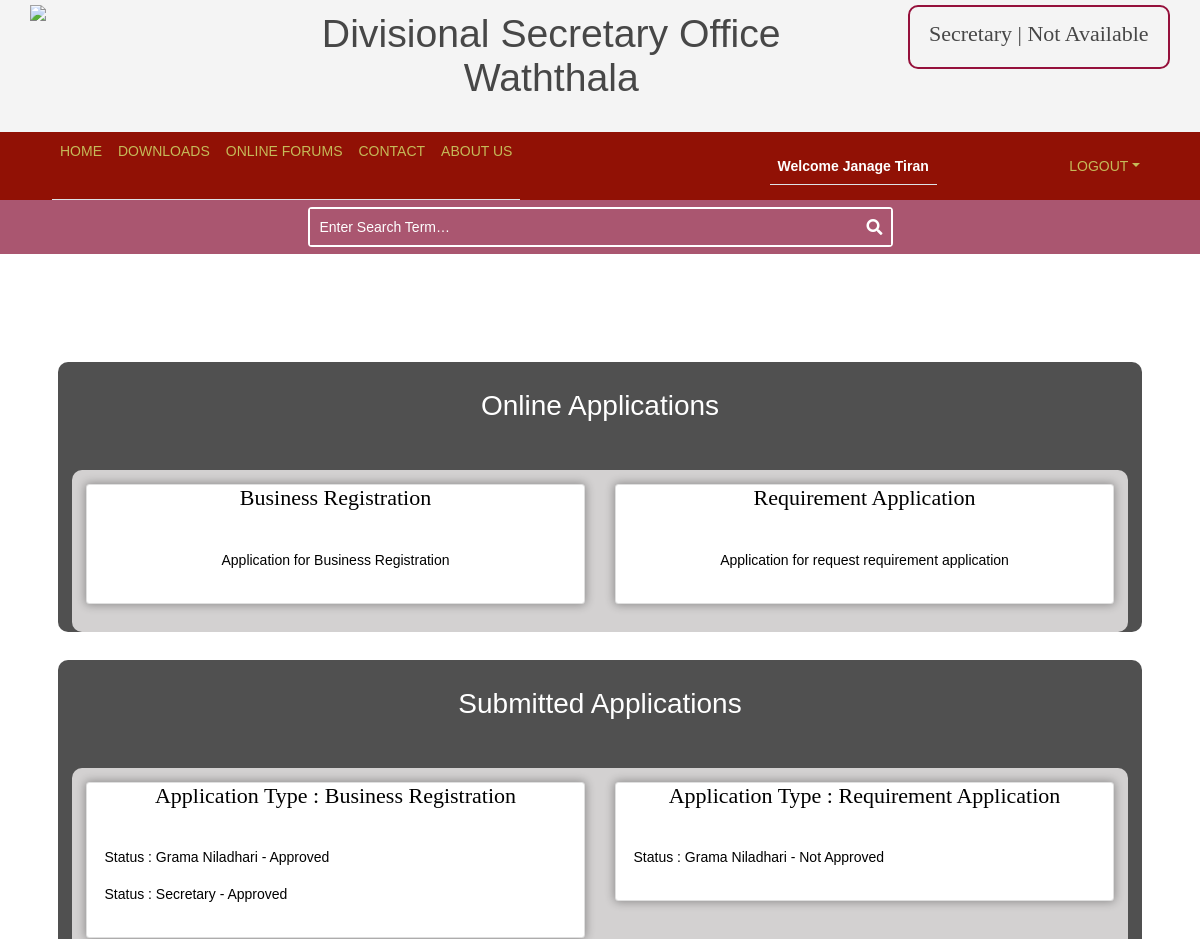
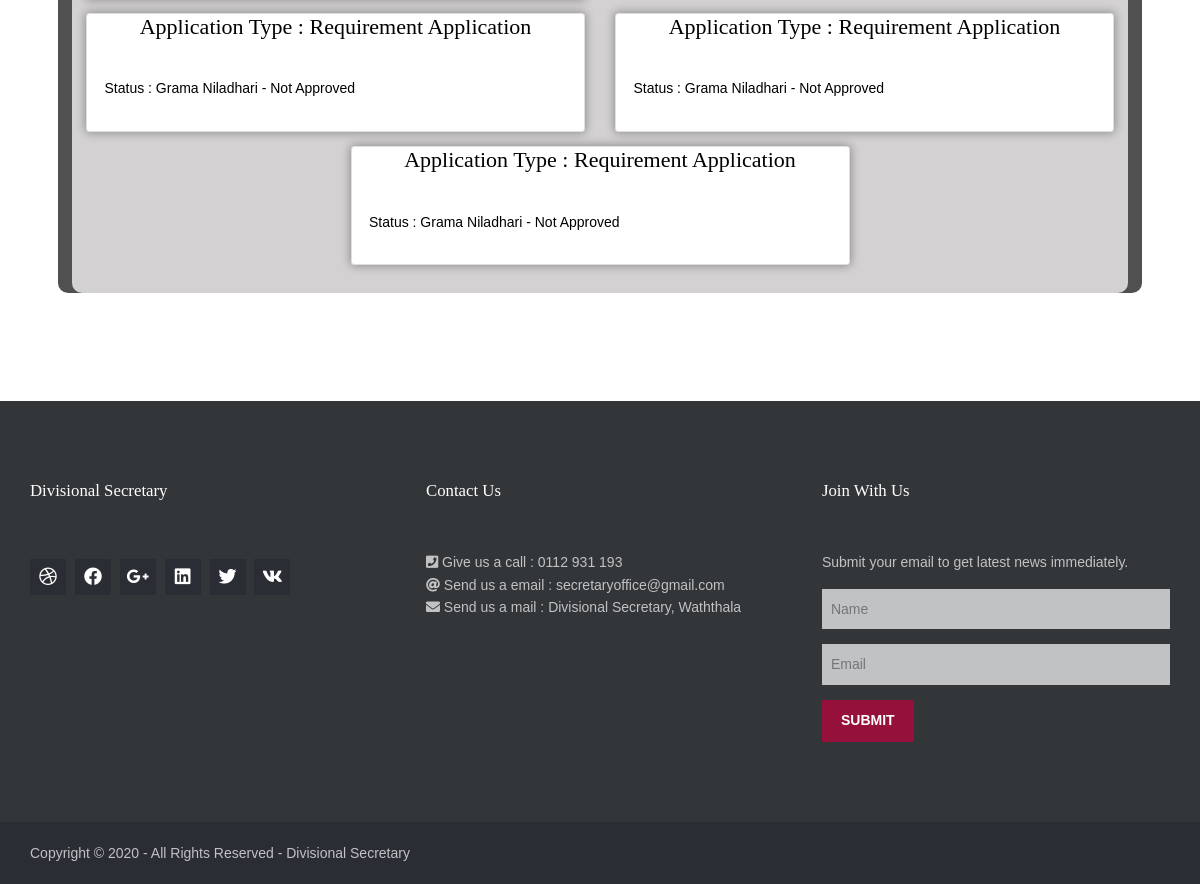
The page /online_application_home.php (signed in) on the database its author committed (2 pictures, top to bottom).
### tables this page shows
CREATE TABLE `business_registration` (
  `f_id` int(11) NOT NULL,
  `b_name` varchar(200) NOT NULL,
  `b_form` varchar(300) NOT NULL,
  `b_address` varchar(200) NOT NULL,
  `b_date` date NOT NULL,
  `b_emp_count` int(11) NOT NULL,
  `b_sub_name` varchar(200) NOT NULL DEFAULT 'No',
  `b_owner_address` varchar(300) NOT NULL,
  `b_contact` varchar(15) NOT NULL,
  `b_citizenship` varchar(200) NOT NULL,
  `b_email` varchar(200) NOT NULL,
  `b_ownership` varchar(200) NOT NULL,
  `b_grama_division` varchar(200) NOT NULL,
  `grama_niladhari_approval` int(11) DEFAULT '0',
  `secretary_approval` int(11) DEFAULT '0',
  `submitted_by` int(11) NOT NULL,
  `date` datetime NOT NULL DEFAULT CURRENT_TIMESTAMP,
  `approved_date` datetime DEFAULT NULL,
  `grama_niladhari_sign` varchar(200) DEFAULT NULL,
  `secretary_sign` varchar(200) DEFAULT NULL
);

CREATE TABLE `requirement_application` (
  `f_id` int(11) NOT NULL,
  `full_name` varchar(200) NOT NULL,
  `division` varchar(200) NOT NULL,
  `address` varchar(200) NOT NULL,
  `contact` varchar(15) NOT NULL,
  `email` varchar(200) NOT NULL,
  `requirement` varchar(500) NOT NULL,
  `nic` varchar(20) NOT NULL,
  `gender` varchar(20) NOT NULL,
  `grama_approval` int(11) NOT NULL DEFAULT '0',
  `submitted_by` int(11) NOT NULL,
  `date` datetime NOT NULL DEFAULT CURRENT_TIMESTAMP,
  `approved_date` datetime DEFAULT NULL,
  `grama_niladhari_sign` varchar(200) DEFAULT NULL
);

### online_application_home.php (the view, shortened to what this page needs)
<?php
    require "connection/connection.php";
    include "support/header.php";
?>
	<link href="layout/styles/dashboard.css" rel="stylesheet" type="text/css" media="all">
    <div class="container">
        <div class="dash">
            <div class="topic">
                <h1>Online Applications</h1>
            </div>
            <div class="panel">
                <div class="row justify-content-center">
                    <div class="col-md-6 col-sm-12 mb-3">
                        <a href="online_application.php">
                            <div class="card">
                                <div class="text-center">
                                    <h1>Business Registration</h1>
                                </div>
                                <div class="card-body text-center">
                                    <div class="details">
                                        <p>Application for Business Registration</p>
                                    </div>
                                </div>
                            </div>
                        </a>
                    </div>
                    <div class="col-md-6 col-sm-12 mb-3">
                        <a href="online_application2.php">
                            <div class="card">
                                <div class="text-center">
                                    <h1>Requirement Application</h1>
                                </div>
                                <div class="card-body text-center">
                                    <div class="details">
                                        <p> Application for request requirement application</p>
                                    </div>
                                </div>
                            </div>
                        </a>
                    </div>
                </div>
            </div>
        </div>
    <?php
    if($_SESSION['TYPE'] == '0'){
        $id = $_SESSION['USER_ID'];
        $sql1  = "SELECT * FROM business_registration WHERE submitted_by= '$id'";
        $sql2  = "SELECT * FROM requirement_application WHERE submitted_by= '$id'";
        $result_business = mysqli_query($conn, $sql1);
        $result_requirement = mysqli_query($conn, $sql2);
        $business = mysqli_fetch_all($result_business,MYSQLI_ASSOC);
        $requirement = mysqli_fetch_all($result_requirement,MYSQLI_ASSOC);
    ?>
        <div class="dash">
            <div class="topic">
                <h1>Submitted Applications</h1>
            </div>
            <div class="panel">
                <div class="row justify-content-center">
                    <?php
                        foreach($business as $obj){
                            $grama = $obj['grama_niladhari_approval'];
                            $sec = $obj['secretary_approval'];
                            $g_status = "Not Approved";
                            $s_status = "Not Approved";
                            if($grama == '1'){
                                $g_status = "Approved";
                            }else if($grama == '3'){
                                $g_status = "Rejected";
                            }
                            if($sec == '1'){
                                $s_status = "Approved";
                            }else if($sec == '3'){
                                $s_status = "Rejected";
                            }
                    ?>
                    <div class="col-md-6 col-sm-12 mb-3">
                        <a href="view_application1.php?id=<?php echo $obj['f_id'] ?>">
                            <div class="card">
                                <div class="text-center">
                                    <h1>Application Type : Business Registration</h1>
                                </div>
                                <div class="card-body">
                                    <div class="details">
                                        <p>Status : Grama Niladhari - <?php echo $g_status ?></p>
                                        <p>Status : Secretary - <?php echo $s_status ?></p>
                                    </div>
                                </div>
                            </div>
                        </a>
                    </div>
                    <?php
                        }
                        foreach($requirement as $obj){
                            $g_status = "Not Approved";
                    ?>
                    <div class="col-md-6 col-sm-12 mb-3">
                        <a href="view_application2.php?id=<?php echo $obj['f_id'] ?>">
                            <div class="card">
                                <div class="text-center">
                                    <h1>Application Type : Requirement Application</h1>
                                </div>
                                <div class="card-body">
                                    <div class="details">
                                        <p>Status : Grama Niladhari - <?php echo $g_status ?></p>
                                    </div>
                                </div>
                            </div>
                        </a>
                    </div>
                    <?php
                        }
                    ?>
                </div>
            </div>
        </div>
        <?php
    }
        ?>
    </div>
<?php
include "support/footer.php";
?>

### layout/styles/layout.css (style rules this page uses)
.container { padding:80px 0; }
body { color:#474747; background-color:#FFFFFF; }
a { color:#95103B; }
.topic { font-family: 'Franklin Gothic Medium', 'Arial Narrow', Arial, sans-serif; }

### layout/styles/dashboard.css (style rules this page uses)
.dash { background-color: rgba(0, 0, 0, 0.685); border: rgba(0, 25, 20, 0.2); border-radius: 10px; margin: 2em; }
.topic { text-align: center; }
.topic h1 { padding: 1em; font-size: 2em; color: white; font-family: 'Lucida Sans', 'Lucida Sans Regular', 'Lucida Grande', 'Lucida Sans Unicode', Geneva, Verdana, sans-serif; }
.panel { margin: 1em; padding: 1em; background-color: rgba(231, 229, 229, 0.87); border: rgba(0, 25, 20, 0.2); border-radius: 10px; }
.panel a { color: black; text-decoration: none; }
.card { box-shadow: 0px 0px 10px 1px rgba(0, 0, 0, 0.329); transition: ease-in 0.5s; }
.card-body { transition:ease-in 0.2s ; }

### layout/styles/framework.css (style rules this page uses)
html { overflow-y:scroll; overflow-x:hidden; }
html, body { margin:0; padding:0; font-size:14px; line-height:1.6em; }
*, *::before, *::after { box-sizing:border-box; }
a { outline:none; text-decoration:none; }
body, input, textarea, select { font-family:Verdana, Geneva, sans-serif; }
h1, h2, h3, h4, h5, h6, .heading { font-family:Georgia, "Times New Roman", Times, serif; }
::placeholder { opacity:1; }
h1, h2, h3, h4, h5, h6, .heading { margin:0 0 20px 0; font-size:22px; line-height:normal; font-weight:normal; text-transform:capitalize; }

### rows shown on the page
business_registration: grama_niladhari_approval "Approved", secretary_approval "Approved"
requirement_application: g_status "Not Approved"
requirement_application: g_status "Not Approved"
requirement_application: g_status "Not Approved"
requirement_application: g_status "Not Approved"

### other values the page prints
$text "Not Available"
$_SESSION['username'] "Janage Tiran"
